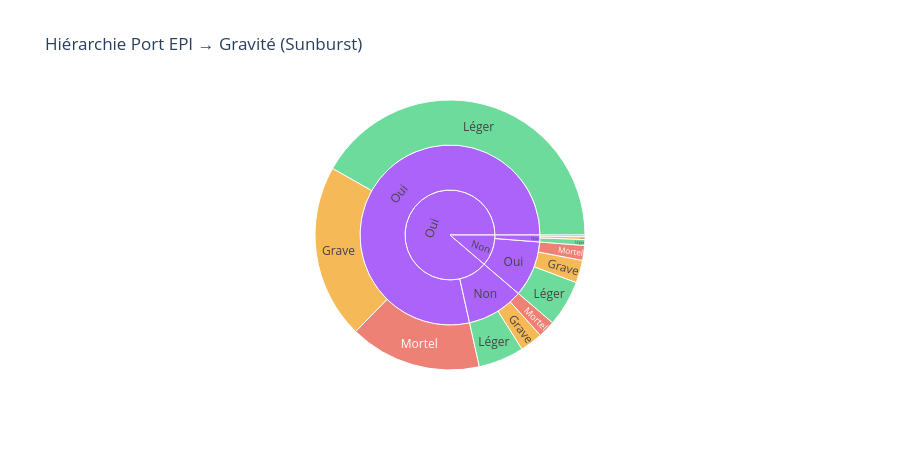

The notebook cell this image was saved under:
### Code cell
# Port des EPI × Gravité
epi_grav = (
    df.groupby(['port_casque', 'port_ceinture', 'gravite'])
    .size().reset_index(name='count')
)

# ✅ Fix : Plotly ne supporte pas les Categorical non ordonnées
epi_grav['gravite'] = epi_grav['gravite'].astype(str)

fig = px.sunburst(
    epi_grav,
    path=['port_casque', 'port_ceinture', 'gravite'],
    values='count',
    color='gravite',
    color_discrete_map=GRAVITE_COLORS,
    title='Hiérarchie Port EPI → Gravité (Sunburst)'
)
fig.update_layout(height=450)
fig.show()

### Figure 1 — Plotly figure (JSON) as saved in the notebook; plotly's stock layout.template omitted (floating-point values rounded to 4 significant figures)
{"data": [{"branchvalues": "total", "customdata": [["(?)"], ["(?)"], ["(?)"], ["(?)"], ["(?)"], ["(?)"], ["Grave"], ["Grave"], ["Grave"], ["Grave"], ["Léger"], ["Léger"], ["Léger"], ["Léger"], ["Mortel"], ["Mortel"], ["Mortel"], ["Mortel"]], "domain": {"x": [0, 1], "y": [0, 1]}, "hovertemplate": "labels=%{label}<br>count=%{value}<br>parent=%{parent}<br>id=%{id}<br>gravite=%{customdata[0]}<extra></extra>", "ids": ["Oui", "Oui/Oui", "Oui/Non", "Non/Oui", "Non/Non", "Non", "Oui/Oui/Grave", "Non/Non/Grave", "Oui/Non/Grave", "Non/Oui/Grave", "Oui/Oui/Léger", "Non/Oui/Léger", "Non/Non/Léger", "Oui/Non/Léger", "Non/Oui/Mortel", "Oui/Oui/Mortel", "Non/Non/Mortel", "Oui/Non/Mortel"], "labels": ["Oui", "Oui", "Non", "Oui", "Non", "Non", "Grave", "Grave", "Grave", "Grave", "Léger", "Léger", "Léger", "Léger", "Mortel", "Mortel", "Mortel", "Mortel"], "marker": {"colors": ["#ab63fa", "#ab63fa", "#ab63fa", "#ab63fa", "#ab63fa", "#ab63fa", "#f39c12", "#f39c12", "#f39c12", "#f39c12", "#2ecc71", "#2ecc71", "#2ecc71", "#2ecc71", "#e74c3c", "#e74c3c", "#e74c3c", "#e74c3c"]}, "name": "", "parents": ["", "Oui", "Oui", "Non", "Non", "", "Oui/Oui", "Non/Non", "Oui/Non", "Non/Oui", "Oui/Oui", "Non/Oui", "Non/Non", "Oui/Non", "Non/Oui", "Oui/Oui", "Non/Non", "Oui/Non"], "type": "sunburst", "values": [44180.0, 39080.0, 5102.0, 4990.0, 616.0, 5606.0, 10400.0, 157.0, 1353.0, 1351.0, 20810.0, 2752.0, 355.0, 2721.0, 887.0, 7866.0, 104.0, 1028.0]}], "layout": {"height": 450, "legend": {"tracegroupgap": 0}, "title": {"text": "Hiérarchie Port EPI → Gravité (Sunburst)"}}}
